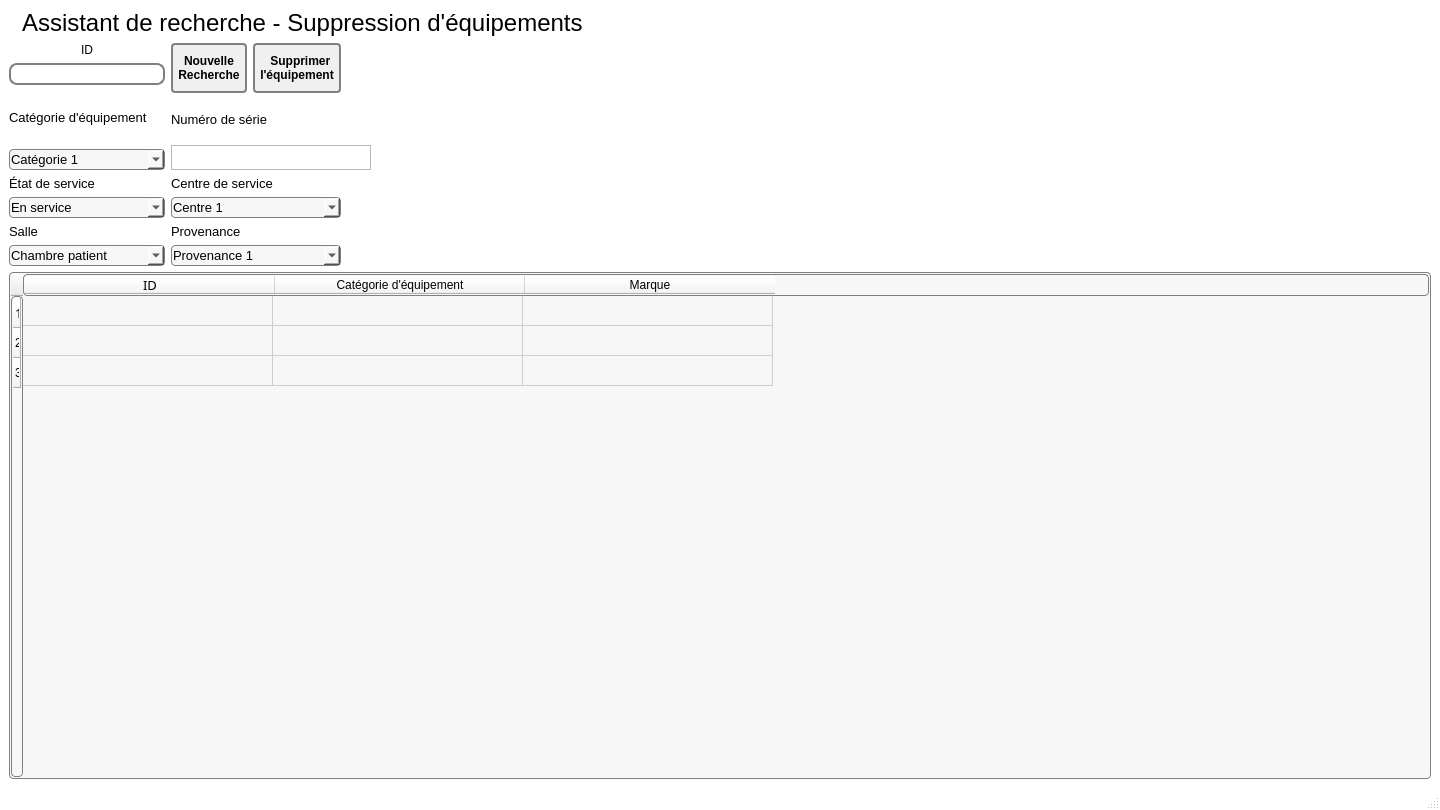
<?xml version="1.0" encoding="UTF-8"?>
<ui version="4.0">
 <class>MainWindow</class>
 <widget class="QMainWindow" name="MainWindow">
  <property name="geometry">
   <rect>
    <x>0</x>
    <y>0</y>
    <width>1440</width>
    <height>810</height>
   </rect>
  </property>
  <property name="windowTitle">
   <string>MainWindow</string>
  </property>
  <property name="styleSheet">
   <string notr="true">QMainWindow{

background: rgb(255, 255, 255);
}


QPushButton {
color: black;
background-color: rgb(240, 240, 240);
border-width: 2px;
border-color: grey;
border-style: solid;
border-radius: 4px;
padding: 3px;
font: bold 12px;
padding-left: 5px;
padding-right: 5px;
min-width: 35px;
max-width:220px;
min-height: 40px;
max-height: 40px;
}

QPushButton:hover {
background-color: qlineargradient(x1: 0, y1: 1, x2: 0, y2: 0, stop: 0 #edf2f8, stop: 1 #c8d9ea);
}

QPushButton:pressed {
background-color: rgb(193, 213, 243);
}

QLineEdit {
padding: 1px;
border-style: solid;
border: 2px solid gray;
border-radius: 8px;
min-width: 50px;
max-width: 150px;
}


QComboBox {
    border: 1px solid gray;
    border-radius: 3px;
    padding: 1px 18px 1px 3px;
    min-width: 8em;
	max-width: 200px;
	background:white;
	
}

QComboBox::down-arrow {
    image: navigation.png;
    width: 20px;
    height: 20px;
}

QComboBox::down-arrow:on { /* shift the arrow when popup is open */
    top: 1px;
    left: 1px;
}</string>
  </property>
  <property name="iconSize">
   <size>
    <width>100</width>
    <height>100</height>
   </size>
  </property>
  <widget class="QWidget" name="centralwidget">
   <layout class="QGridLayout" name="gridLayout">
    <item row="0" column="0" colspan="3">
     <layout class="QHBoxLayout" name="horizontalLayout_5">
      <item>
       <widget class="QLabel" name="label">
        <property name="maximumSize">
         <size>
          <width>100</width>
          <height>16777215</height>
         </size>
        </property>
        <property name="text">
         <string/>
        </property>
        <property name="pixmap">
         <pixmap>garbage (2).png</pixmap>
        </property>
       </widget>
      </item>
      <item>
       <widget class="QLabel" name="labelTitre">
        <property name="minimumSize">
         <size>
          <width>570</width>
          <height>0</height>
         </size>
        </property>
        <property name="maximumSize">
         <size>
          <width>340</width>
          <height>16777215</height>
         </size>
        </property>
        <property name="font">
         <font>
          <family>MS Shell Dlg 2</family>
          <pointsize>18</pointsize>
         </font>
        </property>
        <property name="styleSheet">
         <string notr="true"/>
        </property>
        <property name="text">
         <string>Assistant de recherche - Suppression d'équipements</string>
        </property>
       </widget>
      </item>
      <item>
       <spacer name="horizontalSpacer">
        <property name="orientation">
         <enum>Qt::Horizontal</enum>
        </property>
        <property name="sizeHint" stdset="0">
         <size>
          <width>40</width>
          <height>20</height>
         </size>
        </property>
       </spacer>
      </item>
     </layout>
    </item>
    <item row="1" column="0">
     <layout class="QVBoxLayout" name="verticalLayout_7">
      <item>
       <widget class="QLabel" name="label_2">
        <property name="text">
         <string>ID</string>
        </property>
        <property name="alignment">
         <set>Qt::AlignCenter</set>
        </property>
       </widget>
      </item>
      <item>
       <widget class="QLineEdit" name="lineEditID"/>
      </item>
     </layout>
    </item>
    <item row="1" column="1" rowspan="2">
     <layout class="QHBoxLayout" name="horizontalLayout_4">
      <item>
       <widget class="QPushButton" name="boutonNouvelleRecherche">
        <property name="text">
         <string>Nouvelle
Recherche</string>
        </property>
       </widget>
      </item>
      <item>
       <widget class="QPushButton" name="boutonSupprimerEquipement">
        <property name="styleSheet">
         <string notr="true"/>
        </property>
        <property name="text">
         <string>  Supprimer
l'équipement</string>
        </property>
        <property name="icon">
         <iconset>
          <normaloff>garbage (1).png</normaloff>garbage (1).png</iconset>
        </property>
        <property name="iconSize">
         <size>
          <width>32</width>
          <height>32</height>
         </size>
        </property>
       </widget>
      </item>
     </layout>
    </item>
    <item row="1" column="2" rowspan="2">
     <layout class="QHBoxLayout" name="horizontalLayout_3">
      <item>
       <spacer name="horizontalSpacer_5">
        <property name="orientation">
         <enum>Qt::Horizontal</enum>
        </property>
        <property name="sizeHint" stdset="0">
         <size>
          <width>40</width>
          <height>20</height>
         </size>
        </property>
       </spacer>
      </item>
     </layout>
    </item>
    <item row="2" column="0" rowspan="2">
     <layout class="QVBoxLayout" name="verticalLayout_5">
      <item>
       <widget class="QLabel" name="labelCategorieEquipement">
        <property name="font">
         <font>
          <family>MS Shell Dlg 2</family>
          <pointsize>10</pointsize>
         </font>
        </property>
        <property name="text">
         <string>Catégorie d'équipement</string>
        </property>
       </widget>
      </item>
      <item>
       <widget class="QComboBox" name="comboBoxCategorieEquipement">
        <property name="minimumSize">
         <size>
          <width>108</width>
          <height>0</height>
         </size>
        </property>
        <property name="maximumSize">
         <size>
          <width>204</width>
          <height>16777215</height>
         </size>
        </property>
        <property name="font">
         <font>
          <family>MS Shell Dlg 2</family>
          <pointsize>10</pointsize>
         </font>
        </property>
        <property name="styleSheet">
         <string notr="true">padding: 1px;
border-style: solid;
border: 1px solid gray;
border-radius: 4px;
background:rgb(247, 247, 247)</string>
        </property>
        <item>
         <property name="text">
          <string>Catégorie 1</string>
         </property>
        </item>
        <item>
         <property name="text">
          <string>Catégorie 2</string>
         </property>
        </item>
        <item>
         <property name="text">
          <string>Catégorie 3</string>
         </property>
        </item>
       </widget>
      </item>
     </layout>
    </item>
    <item row="3" column="1" colspan="2">
     <layout class="QVBoxLayout" name="verticalLayout_6">
      <item>
       <widget class="QLabel" name="labelNumeroSerie">
        <property name="maximumSize">
         <size>
          <width>16777215</width>
          <height>40</height>
         </size>
        </property>
        <property name="font">
         <font>
          <family>MS Shell Dlg 2</family>
          <pointsize>10</pointsize>
         </font>
        </property>
        <property name="text">
         <string>Numéro de série</string>
        </property>
       </widget>
      </item>
      <item>
       <widget class="QTextEdit" name="textEditNumeroSerie">
        <property name="maximumSize">
         <size>
          <width>200</width>
          <height>25</height>
         </size>
        </property>
        <property name="font">
         <font>
          <family>MS Shell Dlg 2</family>
          <pointsize>10</pointsize>
         </font>
        </property>
        <property name="styleSheet">
         <string notr="true"/>
        </property>
       </widget>
      </item>
     </layout>
    </item>
    <item row="4" column="0">
     <layout class="QVBoxLayout" name="verticalLayout">
      <item>
       <widget class="QLabel" name="labelEtatService">
        <property name="font">
         <font>
          <family>MS Sans Serif</family>
          <pointsize>10</pointsize>
         </font>
        </property>
        <property name="text">
         <string>État de service</string>
        </property>
       </widget>
      </item>
      <item>
       <widget class="QComboBox" name="comboBoxEtatService">
        <property name="minimumSize">
         <size>
          <width>108</width>
          <height>0</height>
         </size>
        </property>
        <property name="maximumSize">
         <size>
          <width>204</width>
          <height>16777215</height>
         </size>
        </property>
        <property name="font">
         <font>
          <family>MS Shell Dlg 2</family>
          <pointsize>10</pointsize>
         </font>
        </property>
        <property name="styleSheet">
         <string notr="true">padding: 1px;
border-style: solid;
border: 1px solid gray;
border-radius: 4px;
background:rgb(247, 247, 247)</string>
        </property>
        <item>
         <property name="text">
          <string>En service</string>
         </property>
        </item>
        <item>
         <property name="text">
          <string>En maintenance</string>
         </property>
        </item>
        <item>
         <property name="text">
          <string>Au rebus</string>
         </property>
        </item>
       </widget>
      </item>
     </layout>
    </item>
    <item row="4" column="1">
     <layout class="QVBoxLayout" name="verticalLayout_2">
      <item>
       <widget class="QLabel" name="labelCentreService">
        <property name="maximumSize">
         <size>
          <width>16777215</width>
          <height>40</height>
         </size>
        </property>
        <property name="font">
         <font>
          <family>MS Shell Dlg 2</family>
          <pointsize>10</pointsize>
         </font>
        </property>
        <property name="text">
         <string>Centre de service</string>
        </property>
       </widget>
      </item>
      <item>
       <widget class="QComboBox" name="comboBoxCentreService">
        <property name="maximumSize">
         <size>
          <width>204</width>
          <height>16777215</height>
         </size>
        </property>
        <property name="font">
         <font>
          <family>MS Shell Dlg 2</family>
          <pointsize>10</pointsize>
         </font>
        </property>
        <property name="styleSheet">
         <string notr="true">padding: 1px;
border-style: solid;
border: 1px solid gray;
border-radius: 4px;
background:rgb(247, 247, 247)</string>
        </property>
        <item>
         <property name="text">
          <string>Centre 1</string>
         </property>
        </item>
        <item>
         <property name="text">
          <string>Centre 2</string>
         </property>
        </item>
        <item>
         <property name="text">
          <string>Centre 3</string>
         </property>
        </item>
       </widget>
      </item>
     </layout>
    </item>
    <item row="5" column="0">
     <layout class="QVBoxLayout" name="verticalLayout_3">
      <item>
       <widget class="QLabel" name="labelSalle">
        <property name="font">
         <font>
          <family>MS Shell Dlg 2</family>
          <pointsize>10</pointsize>
         </font>
        </property>
        <property name="text">
         <string>Salle</string>
        </property>
       </widget>
      </item>
      <item>
       <widget class="QComboBox" name="comboBoxSalle">
        <property name="minimumSize">
         <size>
          <width>108</width>
          <height>0</height>
         </size>
        </property>
        <property name="maximumSize">
         <size>
          <width>204</width>
          <height>16777215</height>
         </size>
        </property>
        <property name="font">
         <font>
          <family>MS Shell Dlg 2</family>
          <pointsize>10</pointsize>
         </font>
        </property>
        <property name="styleSheet">
         <string notr="true">padding: 1px;
border-style: solid;
border: 1px solid gray;
border-radius: 4px;
background:rgb(247, 247, 247)</string>
        </property>
        <item>
         <property name="text">
          <string>Chambre patient</string>
         </property>
        </item>
        <item>
         <property name="text">
          <string>Salle d'opération</string>
         </property>
        </item>
        <item>
         <property name="text">
          <string>Salle de réunion</string>
         </property>
        </item>
       </widget>
      </item>
     </layout>
    </item>
    <item row="5" column="1">
     <layout class="QVBoxLayout" name="verticalLayout_4">
      <item>
       <widget class="QLabel" name="labelProvenance">
        <property name="maximumSize">
         <size>
          <width>16777215</width>
          <height>40</height>
         </size>
        </property>
        <property name="font">
         <font>
          <family>MS Shell Dlg 2</family>
          <pointsize>10</pointsize>
         </font>
        </property>
        <property name="text">
         <string>Provenance</string>
        </property>
       </widget>
      </item>
      <item>
       <widget class="QComboBox" name="comboBoxProvenance">
        <property name="maximumSize">
         <size>
          <width>204</width>
          <height>16777215</height>
         </size>
        </property>
        <property name="font">
         <font>
          <family>MS Shell Dlg 2</family>
          <pointsize>10</pointsize>
         </font>
        </property>
        <property name="styleSheet">
         <string notr="true">padding: 1px;
border-style: solid;
border: 1px solid gray;
border-radius: 4px;
background:rgb(247, 247, 247)</string>
        </property>
        <item>
         <property name="text">
          <string>Provenance 1</string>
         </property>
        </item>
        <item>
         <property name="text">
          <string>Provenance 2</string>
         </property>
        </item>
        <item>
         <property name="text">
          <string>Provenance 3</string>
         </property>
        </item>
       </widget>
      </item>
     </layout>
    </item>
    <item row="6" column="0" colspan="3">
     <layout class="QHBoxLayout" name="horizontalLayout_2">
      <item>
       <widget class="QTableWidget" name="tableResultats">
        <property name="minimumSize">
         <size>
          <width>200</width>
          <height>0</height>
         </size>
        </property>
        <property name="font">
         <font>
          <family>MS Shell Dlg 2</family>
          <pointsize>10</pointsize>
         </font>
        </property>
        <property name="styleSheet">
         <string notr="true">padding: 1px;
border-style: solid;
border: 1px solid gray;
border-radius: 4px;
background:rgb(247, 247, 247)</string>
        </property>
        <property name="lineWidth">
         <number>10</number>
        </property>
        <property name="midLineWidth">
         <number>9</number>
        </property>
        <attribute name="horizontalHeaderDefaultSectionSize">
         <number>250</number>
        </attribute>
        <attribute name="horizontalHeaderMinimumSectionSize">
         <number>20</number>
        </attribute>
        <attribute name="verticalHeaderDefaultSectionSize">
         <number>30</number>
        </attribute>
        <attribute name="verticalHeaderMinimumSectionSize">
         <number>20</number>
        </attribute>
        <attribute name="verticalHeaderShowSortIndicator" stdset="0">
         <bool>false</bool>
        </attribute>
        <attribute name="verticalHeaderStretchLastSection">
         <bool>false</bool>
        </attribute>
        <row>
         <property name="text">
          <string>1</string>
         </property>
         <property name="font">
          <font>
           <family>MS Reference Sans Serif</family>
           <pointsize>10</pointsize>
          </font>
         </property>
        </row>
        <row>
         <property name="text">
          <string>2</string>
         </property>
        </row>
        <row>
         <property name="text">
          <string>3</string>
         </property>
        </row>
        <column>
         <property name="text">
          <string>ID</string>
         </property>
         <property name="font">
          <font>
           <family>MS Reference Sans Serif</family>
           <pointsize>10</pointsize>
          </font>
         </property>
        </column>
        <column>
         <property name="text">
          <string>Catégorie d'équipement</string>
         </property>
        </column>
        <column>
         <property name="text">
          <string>Marque</string>
         </property>
        </column>
       </widget>
      </item>
     </layout>
    </item>
   </layout>
  </widget>
  <widget class="QMenuBar" name="menubar">
   <property name="geometry">
    <rect>
     <x>0</x>
     <y>0</y>
     <width>1440</width>
     <height>21</height>
    </rect>
   </property>
  </widget>
  <widget class="QStatusBar" name="statusbar"/>
 </widget>
 <resources/>
 <connections/>
</ui>
